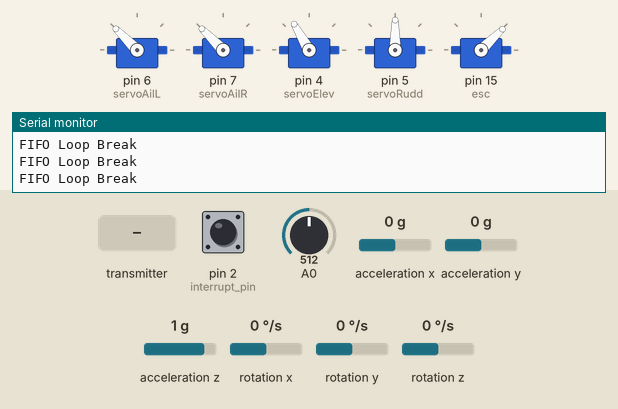
This sketch was run on a simulated Arduino Uno, built with avr-gcc and run on an emulated ATmega328P. Parts: 5 × servo, the last lines printed to the serial monitor. Inputs (shaded band) come from the test bench; at power-on: acceleration x 0 g, pin 2 (interrupt_pin) LOW, A0 = 512, acceleration y 0 g, acceleration z 1 g, rotation x 0 °/s, rotation y 0 °/s, rotation z 0 °/s. The sensor or clock chip raises its interrupt line as the real part does; no radio packets arrive unless stated.

Above: at 1.7 s.
1.8 s: the transmitter starts sending seq = 1023
At 1.97 s:
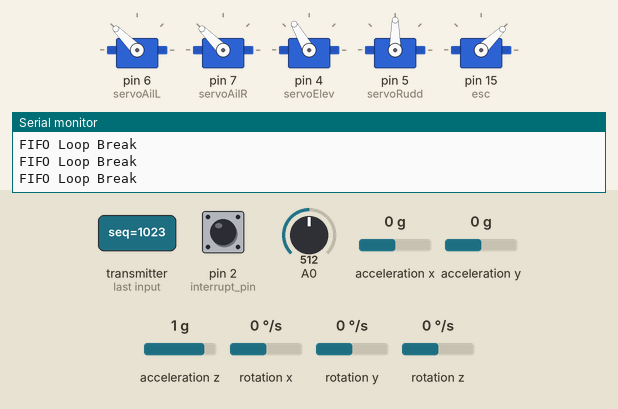
4.8 s: acceleration x set to 1.4 g
At 5.36 s:
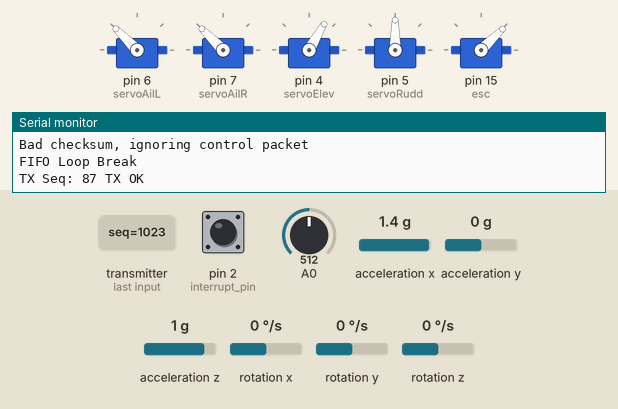
7.8 s: acceleration x set to -1.4 g
At 8.14 s:
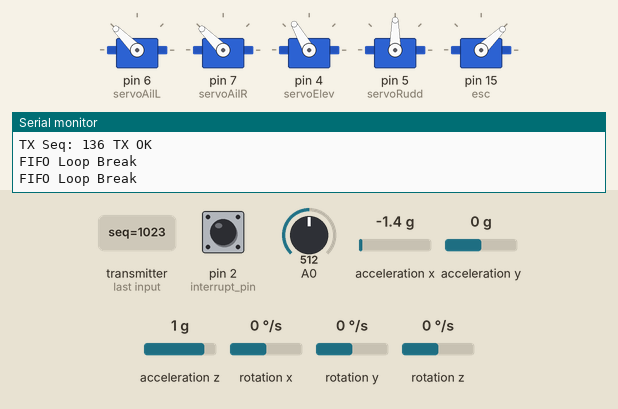
Timing chart, 0 to 16.8 s (numbered marks = the images above; inputs shaded):
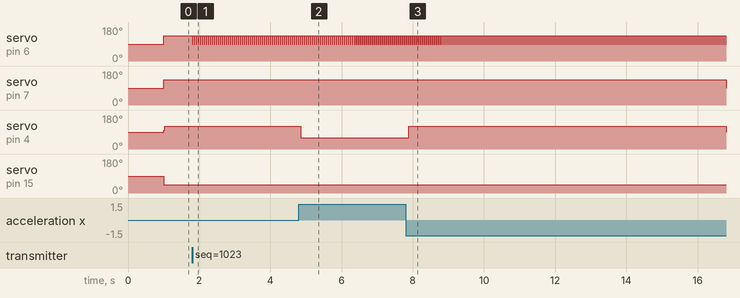

The sketch:

plane.ino
```cpp
#include <SPI.h>
#include <RF24.h>
#include <Servo.h>
#include <Wire.h>
#include <MPU6050_6Axis_MotionApps20.h>
#include "I2Cdev.h"
#include <avr/io.h>
#include <avr/wdt.h>

RF24 radio(9, 10);
const uint64_t pipeTX = 0xF0F0F0F0D2LL; // Plane TX -> Computer RX
const uint64_t pipeRX = 0xF0F0F0F0E1LL; // Plane RX <- Computer TX
const int voltageSamples = 10;
uint8_t mcusr_status;
bool failsafeActivated;

Servo servoAilL, servoAilR, servoElev, servoRudd, esc;

MPU6050 mpu;
int const interrupt_pin = 2;
bool dmpReady = false;
uint8_t mpuIntStatus;
uint8_t devStatus;
uint16_t packetSize;
uint16_t fifoCount;
uint8_t fifoBuffer[64];

Quaternion q;
//VectorInt16 aaReal;
//VectorInt16 aaWorld;
VectorFloat gravity;
VectorInt16 aa;
VectorInt16 aaReal;
float yaw, pitch, roll, aRealX, aRealY, aRealZ;
static float latestYaw, latestPitch, latestRoll, latestRealX, latestRealY, latestRealZ;
float ypr[3];

struct ControlPacket {
  uint16_t seq;
  uint8_t autostabilize;
  uint8_t throttle;
  int8_t aileronL;
  int8_t aileronR;
  int8_t elevator;
  int8_t rudder;
  uint8_t checksum;
};

struct TelemetryPacket {
  uint16_t seq;
  float roll, pitch, yaw;
  float voltage;
  uint8_t throttleActual;
  int8_t aileronLActual;
  int8_t aileronRActual;
  int8_t elevatorActual;
  int8_t rudderActual;
  uint8_t checksum;
};

struct PIDController {
  float kP, kI, kD;
  float integral;
  float previousError;
  float output;
  unsigned long lastTime;
  float lastSetpoint;
  float dTermFiltered;
};

volatile bool mpuInterrupt = false;
void dmpDataReady() { mpuInterrupt = true; }

uint8_t calculateChecksum(uint8_t *data, size_t length) {
  uint8_t sum = 0;
  for (size_t i = 0; i < length; i++) sum ^= data[i];
  return sum;
}

ControlPacket control, lastGoodControl;
TelemetryPacket telemetry;

PIDController rollPID = {2.0, 0.1, 0.5, 0, 0, 0, 0};    // Roll stabilization
PIDController pitchPID = {2.0, 0.1, 0.5, 0, 0, 0, 0};   // Pitch stabilization
PIDController yawPID = {1.5, 0.05, 0.3, 0, 0, 0, 0};    // Yaw stabilization

// Target angles (setpoints)
float rollTarget = 0.0;
float pitchTarget = 0.0;
float yawTarget = 0.0;

unsigned long lastSendTime = 0;
unsigned long lastRecvTime = 0;
const unsigned long interval = 50;

uint16_t txSeq = 0;
uint16_t lastRxSeq = 0;

//limits output to -45 to 45
float calculatePID(PIDController *pid, float setpoint, float input, float dt) {
  //for setpoint changes
  if (fabs(setpoint - pid->lastSetpoint) > 0.1) {
    pid->integral = 0; // reset I-term
  }
  pid->lastSetpoint = setpoint;

  float error = setpoint - input;

  // Proportional term
  float pTerm = pid->kP * error;

  // Integral term (with windup protection)
  pid->integral += error * dt;
  pid->integral = constrain(pid->integral, -50.0, 50.0);  // Prevent windup
  float iTerm = pid->kI * pid->integral;

  // // Derivative term
  // float dTerm = 0;
  // if (dt > 0) {
  //   dTerm = pid->kD * (error - pid->previousError) / dt;
  // }

  // Add derivative smoothing (simple LPF)
  float rawDTerm = pid->kD * (error - pid->previousError) / dt;
  const float dFilterFactor = 0.1; // 0.0-1.0 (lower = smoother)
  pid->dTermFiltered += dFilterFactor * (rawDTerm - pid->dTermFiltered);

  pid->previousError = error;
  pid->output = pTerm + iTerm + pid->dTermFiltered;

  return constrain(pid->output, -45.0, 45.0);  // Limit to servo range
}

float voltageReading() {
  int total = 0;

  // Take multiple samples
  for (int i = 0; i < voltageSamples; i++) {
    total += analogRead(A0);
  }

  // Calculate average ADC value
  float avgADC = total / (float)voltageSamples;

  // Calculate voltage at A0 pin
  float voltageAtA0 = avgADC * (5.0 / 1023.0);

  // Calculate battery voltage using voltage divider formula
  float batteryVoltage = voltageAtA0 * (100000 + 10000) / 10000;

  return batteryVoltage;
}

void failsafe() {
  lastGoodControl.throttle = 0;
  // lastGoodControl.aileronL = 35;
  // lastGoodControl.aileronR = 35;
  // lastGoodControl.elevator = 0;
  lastGoodControl.rudder = 0;
  rollTarget = 35;
  pitchTarget = 5;
  lastGoodControl.autostabilize = 1;


  rollPID.integral = 0;
  rollPID.previousError = 0;
  pitchPID.integral = 0;
  pitchPID.previousError = 0;
  yawPID.integral = 0;
  yawPID.previousError = 0;

  //Serial.println("Failsafe: no valid control packet");
}

void applyControls(const ControlPacket &c) {
  int8_t finalAileronL = c.aileronL;
  int8_t finalAileronR = c.aileronR;
  int8_t finalElevator = c.elevator;
  int8_t finalRudder = c.rudder;

  //Quick Actions
  // Manual calibration if on ground (throttle 0)
  if (c.autostabilize == 2 && c.throttle == 0) {
    Serial.println("Quick gyro calibration...");
    finalAileronL = 35; //visual indicator
    finalAileronR = 35;
    mpu.CalibrateGyro(6); // quick only
    mpu.CalibrateAccel(6);
  }

  // Hold to auto level if autostabilize == 3
  if (c.autostabilize == 3) {
    Serial.println("Leveling.");
    rollTarget = 0.0;
    pitchTarget = 0.0;
    yawTarget = 0.0;
  }

  if (c.autostabilize > 0) {
    unsigned long currentTime = millis();
    float dt = (currentTime - rollPID.lastTime) / 1000.0;

    if (dt > 0.01) {  // Only update at reasonable intervals
      float currentRoll = telemetry.roll;
      float currentPitch = telemetry.pitch;
      float currentYaw = telemetry.yaw;

      if (!failsafeActivated && c.autostabilize == 1) {
        //hold flight when no input
        if (c.aileronR < 5 && c.aileronR > -5) {
        rollTarget = currentRoll;
        }
        if (c.elevator < 5 && c.elevator > -5) {
          pitchTarget = currentPitch;
        }
        if (c.rudder < 5 && c.rudder > -5) {
          yawTarget = currentYaw;
        }
      }


      // Calculate PID corrections
      float rollCorrection = calculatePID(&rollPID, rollTarget, currentRoll, dt);
      float pitchCorrection = calculatePID(&pitchPID, pitchTarget, currentPitch, dt);
      float yawCorrection = calculatePID(&yawPID, yawTarget, currentYaw, dt);

      // Mix manual input with stabilization (stab can do up to 15-30 deg auto)
      finalAileronL = c.aileronL + constrain(rollCorrection, -45, 45);
      finalAileronR = c.aileronR + constrain(rollCorrection, -45, 45); // changed
      finalElevator = c.elevator + constrain(pitchCorrection, -30, 30);
      //finalRudder = c.rudder + constrain(yawCorrection, -15, 15);

      rollPID.lastTime = currentTime;
      pitchPID.lastTime = currentTime;
      yawPID.lastTime = currentTime;
    }
  }

  // Constrain final control values
  finalAileronL = constrain(finalAileronL, -60, 60);
  finalAileronR = constrain(finalAileronR, -60, 60);
  finalElevator = constrain(finalElevator, -45, 45);
  finalRudder = constrain(finalRudder, -45, 45);

  //TO ADD: WRITE TO special telemetry variables FOR AUTOSTAB VALUES (true servo value not sent) IF APPLIED

  // Apply final control values
  esc.writeMicroseconds(map(c.throttle, 0, 100, 1000, 2000));
  servoAilL.write(90 + finalAileronL);
  servoAilR.write(90 + finalAileronR);
  servoElev.write(90 + finalElevator);
  servoRudd.write(90 + finalRudder);
}

bool readMPU(float &yaw, float &pitch, float &roll, float &aRealX, float &aRealY, float &aRealZ) {
  if (!dmpReady) return false;

  // Check for new data
  if (!mpuInterrupt && fifoCount < packetSize) {
    return false;
  }

  mpuInterrupt = false;
  mpuIntStatus = mpu.getIntStatus();
  fifoCount = mpu.getFIFOCount();

  // Aggressive overflow handling
  if ((mpuIntStatus & 0x10) || fifoCount >= 1000) {
    mpu.resetFIFO();
    Serial.println("FIFO Reset");
    return false;
  }

  // Process ALL packets to prevent backup
  while (fifoCount >= packetSize) {
    mpu.getFIFOBytes(fifoBuffer, packetSize);

    // Process the packet
    mpu.dmpGetQuaternion(&q, fifoBuffer);
    mpu.dmpGetGravity(&gravity, &q);
    mpu.dmpGetYawPitchRoll(ypr, &q, &gravity);
    mpu.dmpGetAccel(&aa, fifoBuffer);
    mpu.dmpGetLinearAccel(&aaReal, &aa, &gravity);

    // Get updated count
    fifoCount = mpu.getFIFOCount();

    // Safety break - don't loop forever
    static unsigned long loopStart = millis();
    if (millis() - loopStart > 10) {
      mpu.resetFIFO();
      Serial.println("FIFO Loop Break");
      break;
    }
  }

  yaw   = ypr[0] * 180 / M_PI;
  pitch = ypr[1] * 180 / M_PI;
  roll  = ypr[2] * 180 / M_PI;
  aRealX = aaReal.x / 16384.0f;
  aRealY = aaReal.y / 16384.0f;
  aRealZ = aaReal.z / 16384.0f;

  return true;
}

// //Pull arduino status
// uint8_t mcusr_mirror __attribute__ ((section (".noinit")));

// void getMCUSR(void) \
// __attribute__((naked)) \
// __attribute__((section(".init3")));

// void getMCUSR(void) {
//     mcusr_mirror = MCUSR; // copy before Arduino core clears it
//     MCUSR = 0;            // clear
//     wdt_disable();        // also disable watchdog so it doesn’t loop-reset
// }

void setup() {
  wdt_disable();
  mcusr_status = MCUSR; // Read the status register
  MCUSR = 0; // Clear the status register

  Wire.begin();
  Wire.setClock(100000); // I2C
  Wire.setWireTimeout(25000, true);
  Serial.begin(115200);
  bool wdR = false;

  // uint8_t mcusr_status = MCUSR;
  // MCUSR = 0;  // clear so next reset cause is fresh

  // if (mcusr_mirror & (1 << PORF)) {
  //   Serial.println("Power-on Reset");
  // }
  // if (mcusr_mirror & (1 << EXTRF)) {
  //   Serial.println("External Reset");
  // }
  // if (mcusr_mirror & (1 << BORF)) {
  //   Serial.println("Brown-out Reset");
  // }
  // if (mcusr_mirror & (1 << WDRF)) {
  //   Serial.println("Watchdog Reset");
  //   wdR = true;
  // }

  //ATTACH SURFACES AND MOTOR
  servoAilL.attach(6);
  servoAilR.attach(7);
  servoElev.attach(4);
  servoRudd.attach(5);
  esc.attach(15); //was D3 before mpu6050

  //failsafe();

  // Initialize PID timing
  unsigned long currentTime = millis();
  rollPID.lastTime = currentTime;
  pitchPID.lastTime = currentTime;
  yawPID.lastTime = currentTime;

  //MPU6050 Init All
  Serial.println(F("Initializing I2C devices..."));
  mpu.initialize();
  mpu.reset();
  mpu.initialize();
  pinMode(interrupt_pin, INPUT);

  Serial.println(F("Testing MPU6050 connection..."));
  if(mpu.testConnection() == false){
    Serial.println("MPU6050 connection failed");
    //while(true); //for some reason always fails
  } else {
    Serial.println("MPU6050 connection successful");
  }

  // Load and configure DMP
  Serial.println(F("Initializing DMP..."));
  devStatus = mpu.dmpInitialize();

  //wdt_reset();

  if (devStatus == 0) {
    Serial.println("These are the Active offsets: ");
    mpu.PrintActiveOffsets();
    //wdt_reset();


    Serial.println(F("Enabling DMP..."));   //Turning ON DMP
    mpu.setDMPEnabled(true);

    Serial.print(F("Enabling interrupt detection (Arduino external interrupt "));
    Serial.print(digitalPinToInterrupt(interrupt_pin));
    Serial.println(F(")..."));
    attachInterrupt(digitalPinToInterrupt(interrupt_pin), dmpDataReady, RISING);
    packetSize = mpu.dmpGetFIFOPacketSize();
    dmpReady = true;
    Serial.println(F("DMP ready!"));

    //extra
    mpuIntStatus = mpu.getIntStatus();

  } else {
    Serial.print("DMP Init failed (code ");
    Serial.print(devStatus);
    Serial.println(F(")"));
    // 1 = initial memory load failed
    // 2 = DMP configuration updates failed
  }

  //NRF24L01 SETUP
  //wdt_reset();
  radio.begin();

  if (!radio.isChipConnected()) {
    Serial.println("NRF24L01+ not detected!");
  } else {
    Serial.println("NRF24L01+ detected");
  }

  radio.setChannel(90);
  radio.setDataRate(RF24_1MBPS);
  radio.setPALevel(RF24_PA_LOW);
  radio.openWritingPipe(pipeTX);
  radio.openReadingPipe(1, pipeRX);
  radio.startListening();

  wdt_enable(WDTO_2S);
}

void loop() {
  wdt_reset();

  unsigned long now = millis();

  // Check for control packet
  if (radio.available()) {
    radio.read(&control, sizeof(control));

    uint8_t cs = calculateChecksum((uint8_t*)&control, sizeof(control) - 1);

    if (cs == control.checksum) {
      lastRecvTime = now;
      lastGoodControl = control;
      lastRxSeq = control.seq;
      applyControls(control);
      Serial.print("RX Seq: ");
      Serial.print(control.seq);
      Serial.println(" RX OK");
    } else {
      Serial.println("Bad checksum, ignoring control packet");
      applyControls(lastGoodControl);
    }
  }

  //failsafe
  if (now - lastRecvTime > 1000) {
    failsafeActivated = true;
    failsafe();
    // Apply failsafe controls
    applyControls(lastGoodControl);
  } else {
    failsafeActivated = false;
  }

  //get MPU6050 data
  if (readMPU(yaw, pitch, roll, aRealX, aRealY, aRealZ)) {
    latestYaw = yaw;
    latestPitch = pitch;
    latestRoll = roll;
    latestRealX = aRealX;
    latestRealY = aRealY;
    latestRealZ = aRealZ;
  } else {
    Wire.clearWireTimeoutFlag();
  }

  if (Wire.getWireTimeoutFlag()) {
    Serial.print("MPU TIMEOUT");
    mpu.resetFIFO(); //added
    mpu.reset();
    mpu.initialize();
    mpu.reset();
    mpu.initialize();
  }

  // Send telemetry at ~20Hz
  if (now - lastSendTime >= interval) {
    lastSendTime = now;
    float lastVoltage = voltageReading();
    telemetry.voltage = lastVoltage;
    telemetry.seq = txSeq++;

    telemetry.roll = latestRoll;
    telemetry.pitch = latestPitch;
    telemetry.yaw = latestYaw;

    // Serial.print("A1: ");
    // Serial.print(latestRealX);
    // Serial.print(" A2: ");
    // Serial.print(latestRealY);
    // Serial.print(" A3: ");
    // Serial.print(latestRealZ);
    // Serial.println(" | ");


    telemetry.throttleActual = lastGoodControl.throttle;
    telemetry.aileronLActual = lastGoodControl.aileronL;
    telemetry.aileronRActual = lastGoodControl.aileronR;
    telemetry.elevatorActual = lastGoodControl.elevator;
    telemetry.rudderActual = lastGoodControl.rudder;

    telemetry.checksum = calculateChecksum((uint8_t*)&telemetry, sizeof(telemetry) - 1);

    radio.stopListening();
    bool sent = radio.write(&telemetry, sizeof(telemetry));
    radio.startListening();

    if (!sent) Serial.println("Telemetry TX FAIL");
    else Serial.print("TX Seq: "), Serial.print(telemetry.seq), Serial.println(" TX OK");
  }
}
```

Measured:
- after the input at 1.8 s, servo on pin 6 (servoAilL): alternates 135° for 0.04 s and 90° for 0.02 s, starting at once
- after the input at 4.8 s, servo on pin 4 (servoElev): 120° → 60° after 0.05 s
- after the input at 7.8 s, servo on pin 4 (servoElev): 60° → 120° after 0.08 s
